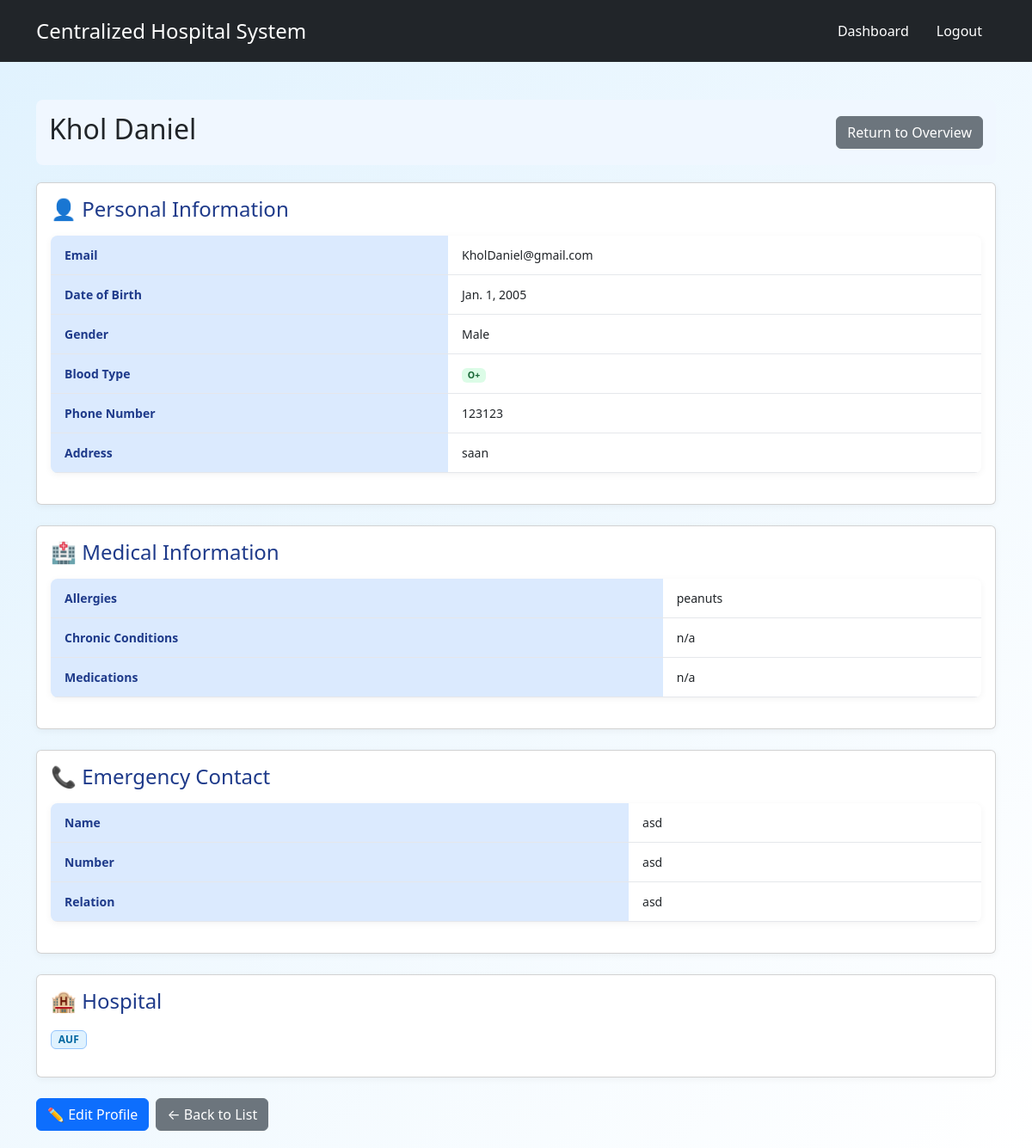
Page /patients/patients/1/ (signed in) on the committed database.
### patients/models.py (models this page shows, shortened)
class PatientProfile(models.Model):
    BLOOD_TYPES = [
        ('A+', 'A+'), ('A-', 'A-'),
        ('B+', 'B+'), ('B-', 'B-'),
        ('AB+', 'AB+'), ('AB-', 'AB-'),
        ('O+', 'O+'), ('O-', 'O-'),
    ]
    user = models.OneToOneField(
        CustomUser,
        on_delete=models.CASCADE,
        limit_choices_to={'role': 'Patient'}
    )
    date_of_birth = models.DateField()
    gender = models.CharField(max_length=10, choices=[
        ('male', 'Male'),
        ('female', 'Female'),
        ('other', 'Other'),
    ])
    blood_type = models.CharField(max_length=3, choices=BLOOD_TYPES, blank=True, null=True)
    phone_number = models.CharField(max_length=15, blank=True, null=True)
    address = models.TextField(blank=True, null=True)
    allergies = models.TextField(blank=True, null=True)
    chronic_conditions = models.TextField(blank=True, null=True)
    medications = models.TextField(blank=True, null=True)
    emergency_contact_name = models.CharField(max_length=100, blank=True, null=True)
    emergency_contact_number = models.CharField(max_length=15, blank=True, null=True)
    emergency_contact_relation = models.CharField(max_length=50, blank=True, null=True)
    date_created = models.DateTimeField(auto_now_add=True)

### accounts/models.py (models this page shows, shortened)
class CustomUser(AbstractBaseUser, PermissionsMixin):
    email = models.EmailField(_('email address'), unique=True)
    first_name = models.CharField(_('first name'), max_length=150, blank=True)
    last_name = models.CharField(_('last name'), max_length=150, blank=True)
    is_staff = models.BooleanField(default=False)
    is_active = models.BooleanField(default=True)
    date_joined = models.DateTimeField(default=timezone.now)
    role = models.CharField(_('role'), max_length=50, choices=[
        ('Admin', 'Admin'),
        ('Staff', 'Staff'),
        ('Patient', 'Patient')
    ])
    hospital = models.ForeignKey(Hospital, on_delete=models.SET_NULL, null=True, blank=True, related_name='hospital')
    objects = CustomUserManager()
    USERNAME_FIELD = 'email'
    REQUIRED_FIELDS = ['first_name', 'last_name']

### hospitals/models.py (models this page shows)
class Hospital(models.Model):
    name = models.CharField(max_length=255, null=True, blank=True)
    address = models.TextField(null=True, blank=True)
    contact_number = models.CharField(max_length=15, null=True, blank=True)
    email = models.EmailField(null=True, blank=True)
    description = models.TextField(null=True, blank=True)
    def __str__(self):
        return self.name

### accounts/decorators.py (the view)
        def wrapper(request, *args, **kwargs):
            if not request.user.is_authenticated:
                return HttpResponseForbidden("You must be logged in.")
            if request.user.role not in roles:
                return HttpResponseForbidden("You do not have permission to access this page.")
            return view_func(request, *args, **kwargs)

### patients/views.py (called while the page is built)
@role_required('Admin', 'Staff')
def patient_detail(request, pk):
    patient = get_object_or_404(PatientProfile, pk=pk)
    hospital = patient.user.hospital  # always derive from patient
    if request.user.role == "Staff" and hospital != request.user.hospital:
        return redirect("patients:patient_list")
    return render(request, "patients/patient_detail.html", {
        "patient": patient,
        "hospital": hospital,
    })

### patients/templates/patients/patient_detail.html
{% extends "base.html" %}
{% block content %}
<div class="page-header">
    <h2>{{ patient.user.first_name }} {{ patient.user.last_name }}</h2>
    <div>
        {% if hospital %}
            {% if user.role == "Admin" %}
                <a href="{% url 'hospitals:hospital_overview' hospital.id %}" class="btn btn-secondary">Return to Overview</a>
            {% elif user.role == "Staff" %}
                <a href="{% url 'accounts:staff_dashboard' %}" class="btn btn-secondary">Return to Dashboard</a>
            {% endif %}
        {% endif %}
    </div>
</div>
<div class="card mb-4">
    <h4 class="mb-3" style="color:#1e3a8a;">👤 Personal Information</h4>
    <table class="styled-table">
        <tbody>
            <tr>
                <th>Email</th>
                <td>{{ patient.user.email }}</td>
            </tr>
            <tr>
                <th>Date of Birth</th>
                <td>{{ patient.date_of_birth }}</td>
            </tr>
            <tr>
                <th>Gender</th>
                <td>{{ patient.get_gender_display }}</td>
            </tr>
            <tr>
                <th>Blood Type</th>
                <td><span class="badge success">{{ patient.blood_type }}</span></td>
            </tr>
            <tr>
                <th>Phone Number</th>
                <td>{{ patient.phone_number }}</td>
            </tr>
            <tr>
                <th>Address</th>
                <td>{{ patient.address }}</td>
            </tr>
        </tbody>
    </table>
</div>
<div class="card mb-4">
    <h4 class="mb-3" style="color:#1e3a8a;">🏥 Medical Information</h4>
    <table class="styled-table">
        <tbody>
            <tr>
                <th>Allergies</th>
                <td>{{ patient.allergies|default:"—" }}</td>
            </tr>
            <tr>
                <th>Chronic Conditions</th>
                <td>{{ patient.chronic_conditions|default:"—" }}</td>
            </tr>
            <tr>
                <th>Medications</th>
                <td>{{ patient.medications|default:"—" }}</td>
            </tr>
        </tbody>
    </table>
</div>
<div class="card mb-4">
    <h4 class="mb-3" style="color:#1e3a8a;">📞 Emergency Contact</h4>
    <table class="styled-table">
        <tbody>
            <tr>
                <th>Name</th>
                <td>{{ patient.emergency_contact_name }}</td>
            </tr>
            <tr>
                <th>Number</th>
                <td>{{ patient.emergency_contact_number }}</td>
            </tr>
            <tr>
                <th>Relation</th>
                <td>{{ patient.emergency_contact_relation }}</td>
            </tr>
        </tbody>
    </table>
</div>
<div class="card mb-4">
    <h4 class="mb-3" style="color:#1e3a8a;">🏨 Hospital</h4>
    <p><span class="badge role">{{ patient.user.hospital }}</span></p>
</div>
{% if user.role in "Admin Staff" %}
<div class="d-flex gap-2">
    <a href="{% url 'patients:patientprofile_update' patient.pk %}" class="btn btn-primary">✏️ Edit Profile</a>
    <a href="{% url 'patients:patient_list' %}{% if hospital %}?hospital_id={{ hospital.id }}{% endif %}" class="btn btn-secondary">← Back to List</a>
</div>
{% endif %}
{% endblock %}

### static_my_project/css/styles.css (style rules this page uses)
body { font-family: Arial, sans-serif; background-color: #e6f0fa; margin: 0; padding: 0; color: #111827; }
h1, h2, h3, h4 { margin: 0 0 15px; font-weight: 600; }
.page-header { display: flex; justify-content: space-between; align-items: center; margin-bottom: 20px; background-color: #f0f7ff; padding: 15px; border-radius: 8px; }
.btn { display: inline-block; padding: 8px 14px; font-size: 14px; border-radius: 6px; text-decoration: none; transition: 0.2s; cursor: pointer; border: none; }
.btn-primary { background: #2563eb; color: #fff; }
.btn-secondary { background: #6b7280; color: #fff; }
.styled-table { width: 100%; border-collapse: collapse; background: #fff; border-radius: 8px; overflow: hidden; margin-bottom: 20px; box-shadow: 0 2px 8px rgba(0,0,0,0.05); }
.styled-table th, .styled-table td { padding: 12px 16px; border-bottom: 1px solid #e5e7eb; text-align: left; font-size: 14px; }
.styled-table th { background: #dbeafe; font-weight: 600; color: #1e3a8a; }
.badge { padding: 4px 8px; border-radius: 999px; font-size: 12px; font-weight: 500; display: inline-block; }
.badge.role { background: #e0f2fe; color: #0369a1; font-weight: 600; border: 1px solid #93c5fd; }
.badge.success { background: #dcfce7; color: #166534; }
.card, .form-card, .link-card, .hospital-card { background: #ffffff; border: 1px solid #dbeafe; border-radius: 8px; box-shadow: 0 2px 8px rgba(0,0,0,0.05); }
.card, .form-card { padding: 16px; margin-bottom: 15px; }
body::before { content: ""; position: fixed; top: 0; left: 0; width: 100%; height: 100%; background: linear-gradient(135deg, #e0f2fe 0%, #ffffff 100%); z-index: -1; }

### rows in the picture
PatientProfile: user.first_name "Khol", user.last_name "Daniel", user.email "KholDaniel@gmail.com", date_of_birth "Jan. 1, 2005", gender "Male", blood_type "O+", phone_number "123123", address "saan", allergies "peanuts", chronic_conditions "n/a", medications "n/a", emergency_contact_name "asd", emergency_contact_number "asd", emergency_contact_relation "asd", user.hospital "AUF"
